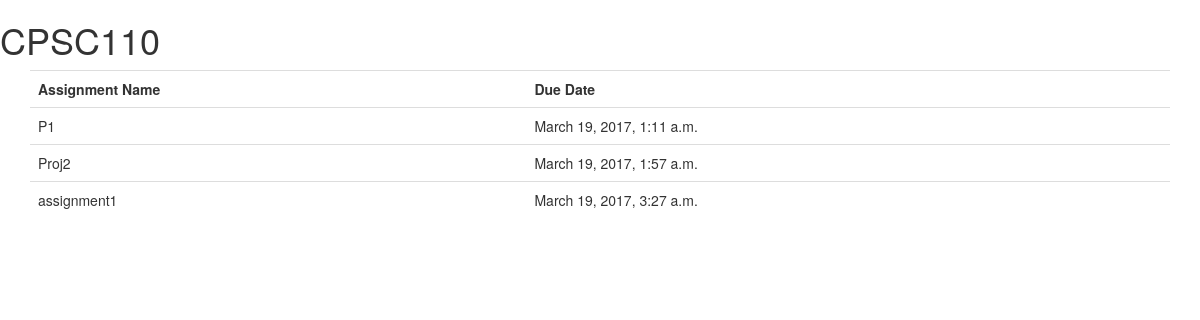
The page /courses/1/ on the database as committed earlier.
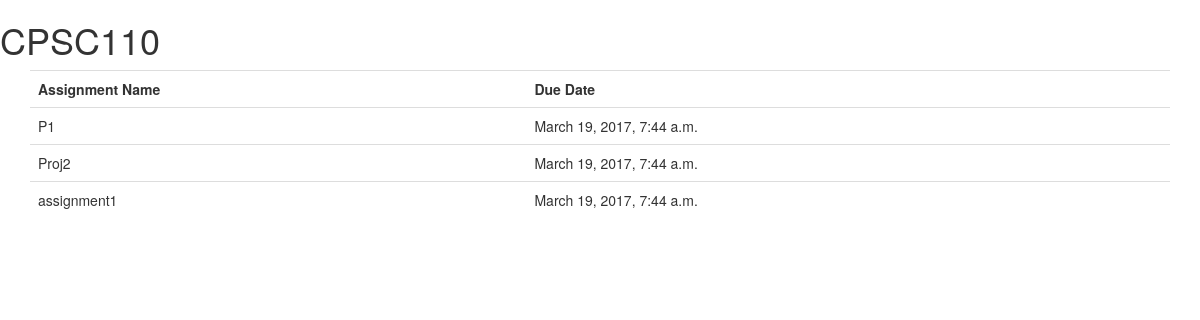
The same page on the database as committed later.
### courses/models.py (models this page shows)
class Assessment(models.Model):
	aname = models.CharField(max_length=200, verbose_name='Name')
	agid = models.ForeignKey(AssessmentGroup, verbose_name='Type of Assessment')
	apercentage = models.PositiveSmallIntegerField(verbose_name='Percentage of Assessment Group')
	duedate = models.DateTimeField(default= django.utils.timezone.now, verbose_name='Due Date')

### courses/views.py (the view)
# urls.py: url(r'^(?P<course_id>[0-9]+)/$', views.courseDetail, name= 'courseDetail'),
def courseDetail(request, course_id):
	assignmentgroups = AssessmentGroup.objects.filter(cid = course_id)
	courseName = Course.objects.get(id = course_id).cname
	assignments = []
	groupedAssignments = []
	for ag in assignmentgroups:
		assignGroupObj = {}
		t = AgType.objects.get(id=ag.agtid.id).agname
		assignGroupObj[t] = list(Assessment.objects.filter(agid = ag.id).order_by('-duedate'))
		groupedAssignments.append(assignGroupObj)
		assignments = assignments + list(Assessment.objects.filter(agid = ag.id))
	context = {
		'assignments' : assignments,
		'courseName': courseName
	}
	return render(request, 'courses/coursedetails.html',context)

### courses/templates/courses/coursedetails.html (shortened to what this page needs)
<!DOCTYPE html>
<html lang="en">
<head>
    <link rel="stylesheet" href="https://maxcdn.bootstrapcdn.com/bootstrap/3.3.5/css/bootstrap.min.css">
</head>
<body>
    <h1>{{courseName}}</h1>
    <div class = container>
        <table class = "table">
            <tr>
                <th>Assignment Name</th>
            <th>Due Date</th>
            </tr>
            {% for assignment in assignments %}
            <tr>
                    <td>{{assignment.aname}}</td>
                    <td>{{assignment.duedate}}</td>
            </tr>
            {% endfor %}
        </table>
    </div>
</body>
</html>

Rows that differ between the two databases and show on the page:
changed Assessment (number 1 of 3 on the later page): duedate "March 19, 2017, 1:11 a.m." → "March 19, 2017, 7:44 a.m."
changed Assessment "Proj2": duedate "March 19, 2017, 1:57 a.m." → "March 19, 2017, 7:44 a.m."
changed Assessment "assignment1": duedate "March 19, 2017, 3:27 a.m." → "March 19, 2017, 7:44 a.m."
